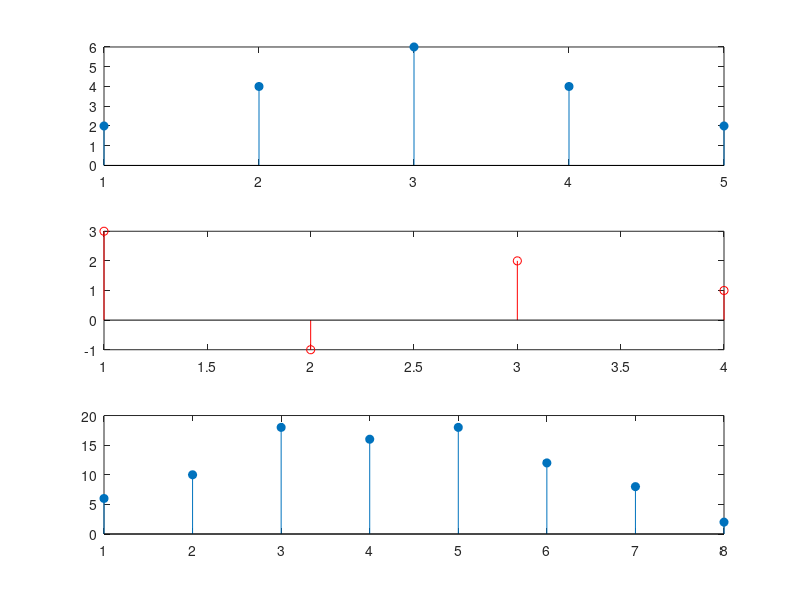

Here is the MATLAB script that generated this plot:
clc

x = [2 4 6 4 2];

h = [3 -1 2 1];

c= conv(h,x)

subplot(3,1,1)
stem(x,'filled')

subplot(3,1,2)
stem(h,"-r")

subplot(3,1,3)
stem(c,'filled')